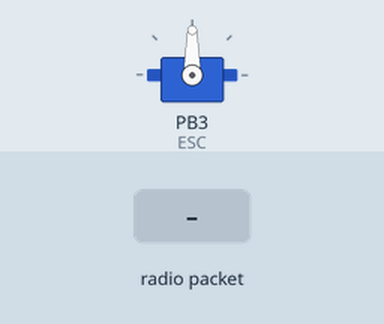
The sketch below on a simulated ATtiny85, built with avr-gcc and run on an emulated ATtiny85. Parts: servo. The inputs (shaded band) are chosen by the test bench. No radio packets arrive unless stated.

Above: at 1.7 s.
1.8 s: radio packet "5" arrives
At 2.4 s:
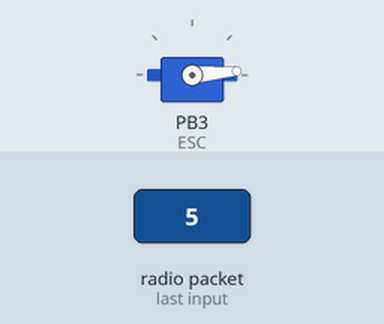
3.3 s: radio packet "200" arrives
At 4.5 s:
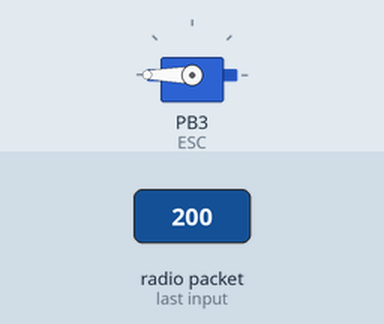
4.8 s: radio packet "90" arrives
At 5.8 s:
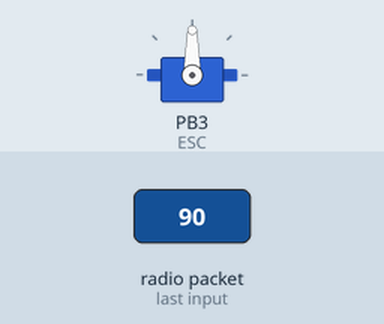
Timing chart, 0 to 7.8 s (numbered marks = the images above; inputs shaded):
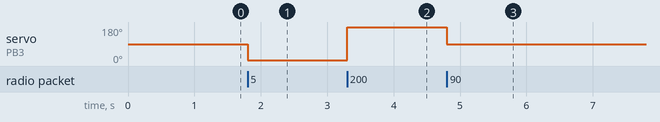

Measured:
- after the input at 1.8 s, servo on PB3 (ESC): 90° → 5° at once
- after the input at 3.3 s, servo on PB3 (ESC): 5° → 180° at once
- after the input at 4.8 s, servo on PB3 (ESC): 180° → 90° at once

The sketch:

receiver.ino
```cpp
#include <VirtualWire.h>
#include <SoftwareServo.h>

const int led_pin = 13;
const int transmit_pin = 11;
const int receive_pin = 12;
const int transmit_en_pin = 3;
SoftwareServo ESC;

void setup()
{
  delay(500);

  // Initialise the IO and ISR
  vw_set_tx_pin(transmit_pin);
  vw_set_rx_pin(receive_pin);
  vw_set_ptt_pin(transmit_en_pin);
  vw_set_ptt_inverted(true);
  vw_setup(2000);

  vw_rx_start();
  ESC.attach(3);
  pinMode(led_pin, OUTPUT);
}
char CharMsg[4]; int PPM;
void loop()
{
  uint8_t buf[VW_MAX_MESSAGE_LEN];
  uint8_t buflen = VW_MAX_MESSAGE_LEN;

  if (vw_get_message(buf, &buflen))
  {
    int i;

    for (i = 0; i < buflen; i++)
    {
      CharMsg[i] = char(buf[i]);
    }

    CharMsg[buflen] = '\0';

    PPM = atoi(CharMsg);

    ESC.write(PPM);
    SoftwareServo::refresh();


  }
  else{
    SoftwareServo::refresh();
  }
}
```
